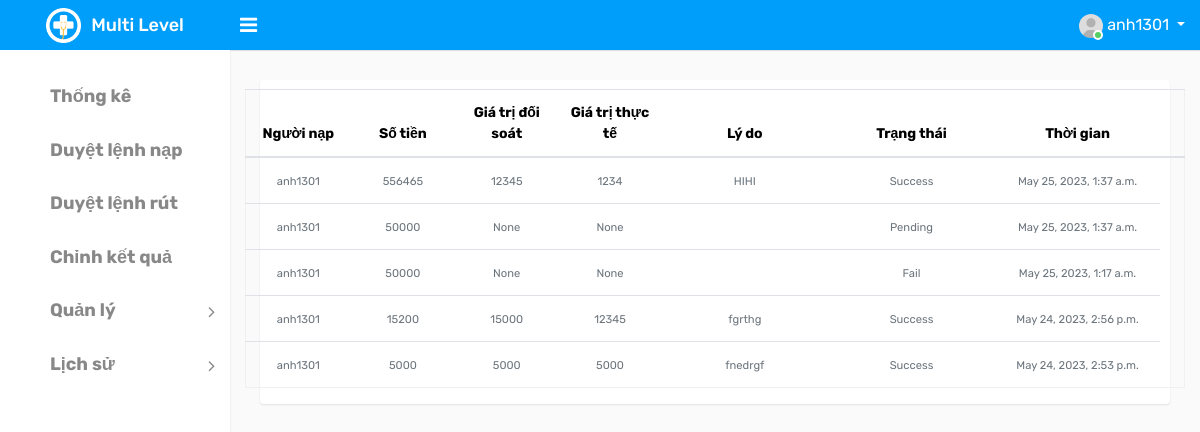
/history_input_for_admin/ (signed in), run on an earlier commit of the app's database.
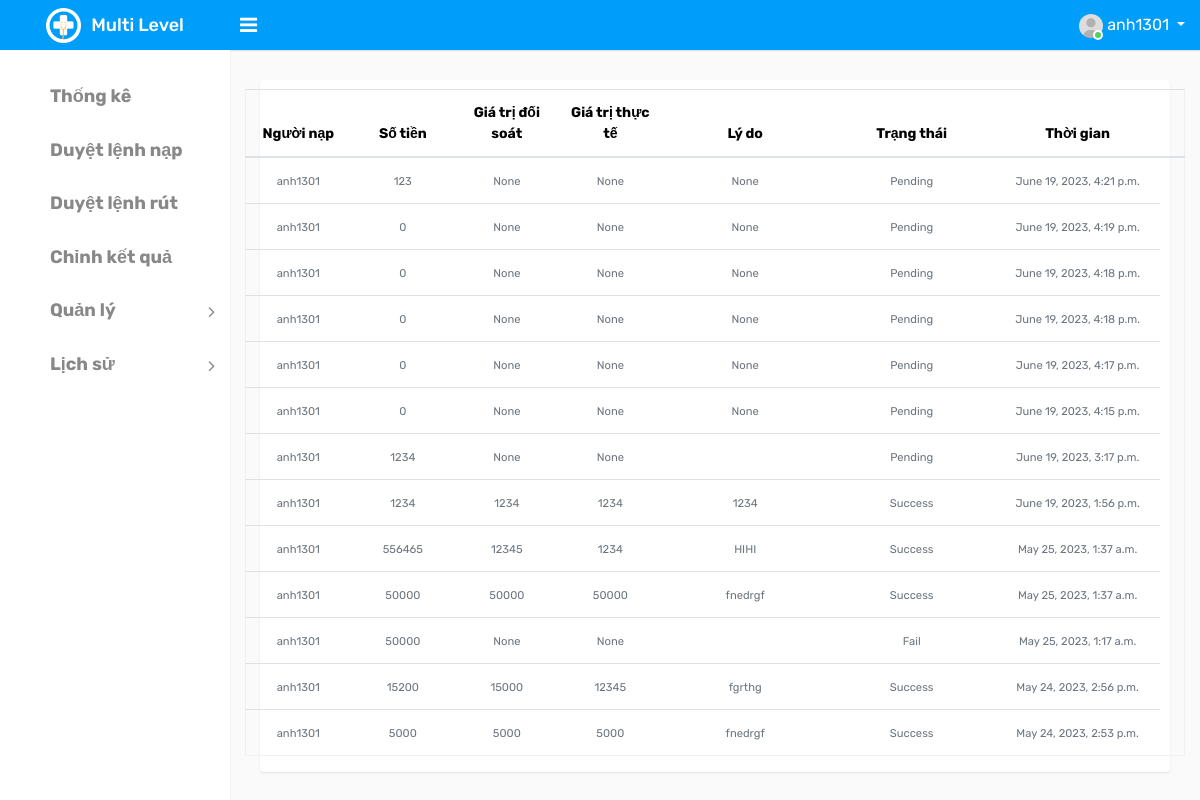
And on a later commit of the database.
### ModuleApp/models.py (models this page shows, shortened)
class User(AbstractUser):
    id = models.UUIDField(primary_key=True, default=uuid.uuid4, editable=False)
    code = models.IntegerField(null=True)
    wallet = models.IntegerField(default=0)
    wallet_password = models.CharField(max_length=6, null=True, default=None)
    type_choice = ((0, 'Normal'), (1, 'Admin'), (2, 'Staff'), (3, 'Guest'))
    type = models.IntegerField(choices=type_choice, default=0)
    referrer = models.IntegerField(null=True)
    create_at = models.DateTimeField(auto_now_add=True)
    update_at = models.DateTimeField(auto_now=True)

class InputMoney(models.Model):
    id = models.UUIDField(primary_key=True, default=uuid.uuid4, editable=False)
    create_at = models.DateTimeField(auto_now_add=True)
    value = models.IntegerField(null=False)
    value_control = models.IntegerField(null=True)
    value_real = models.IntegerField(null=True)
    detail = models.CharField(max_length=255, null=True)
    status_choice = (('Pending', 'Pending'), ('Success', 'Success'), ('Fail', 'Fail'))
    status = models.CharField(choices=status_choice, default='Pending', max_length=20)
    user = models.ForeignKey(
        User, on_delete=models.CASCADE, related_name='input_money'
    )

### ModuleApp/views.py (the view)
# urls.py: path('history_input_for_admin/', history_input_for_admin, name='history_input_for_admin'),
@login_required
def history_input_for_admin(request):
    data=InputMoney.objects.all().order_by('-create_at')
    context={'data': data}
    return render(request, 'home/historyinputforadmin.html', context)

### templates/home/historyinputforadmin.html
{% extends 'index/index.html' %}
{% block content %}
<div class="d-flex flex" id="content-body">
    <div class="d-flex flex-column flex card">
        <div class="padding">
            <div class="row ">
                <table id="table" class="table" data-mobile-responsive="true"
                    style="text-align: center;margin-top: 9px;">
                    <thead>
                        <tr>
                            <th data-sortable="true" data-field="stt" style="width: 3cm;">Người nạp</th>
                            <th data-sortable="true" data-field="stt" style="width: 3cm;">Số tiền</th>
                            <th data-sortable="true" data-field="stt" style="width: 3cm;">Giá trị đối soát</th>
                            <th data-sortable="true" data-field="stt" style="width: 3cm;">Giá trị thực tế</th>
                            <th data-sortable="true" data-field="bsx" style="width: 5cm;">Lý do</th>
                            <th data-sortable="true" data-field="bsx" style="width: 5cm;">Trạng thái</th>
                            <th data-sortable="true" data-field="bsx" style="width: 5cm;">Thời gian</th>
                            <th></th>
                        </tr>
                    </thead>
                    <tbody>
                        {% for i in data %}
                        <tr class=" " data-id="5">
                            <td style="min-width:20px;">
                                <small class="text-muted">{{ i.user }}</small>
                            </td>
                            <td style="min-width:20px;">
                                <small class="text-muted">{{ i.value }}</small>
                            </td>
                            <td style="min-width:20px;">
                                    <small class="text-muted">{{ i.value_control }}</small>
                                    </td>
                            <td style="min-width:20px;">
                                    <small class="text-muted">{{ i.value_real }}</small>
                            </td>
                            <td style="min-width:20px;">
                                    <small class="text-muted">{{ i.detail }}</small>
                            </td>
                            <td style="min-width:20px;">
                                    <small class="text-muted">{{ i.status }}</small>
                            </td>
                            <td style="min-width:20px;">
                                    <small class="text-muted">{{ i.create_at }}</small>
                            </td>
                        </tr>
                        {% endfor %}
                    </tbody>
                </table>
            </div>
        </div>
    </div>
</div>
{% endblock %}

### templates/index/index.html (shortened to what this page needs)
{% load static %}
<!DOCTYPE html>
<html lang="en">
<head>
    <link rel="stylesheet" type="text/css" href="{% static 'homepage/assets/css/bootstrap.min.css' %}">
    <link rel="stylesheet" type="text/css" href="{% static 'homepage/assets/css/font-awesome.min.css' %}">
    <link rel="stylesheet" type="text/css" href="{% static 'homepage/assets/css/style.css' %}">
</head>
<body>
    <div class="main-wrapper">
        <div class="header">
			<div class="header-left">
				<a href="" class="logo">
					<img src="{% static 'homepage/assets/img/logo.png' %}" width="35" height="35" alt=""><span>Multi Level</span>
				</a>
			</div>
			<a id="toggle_btn" href="javascript:void(0);"><i class="fa fa-bars"></i></a>
            <ul class="nav user-menu float-right">
                <li class="nav-item dropdown has-arrow">
                    <a href="#" class="dropdown-toggle nav-link user-link" data-toggle="dropdown">
                        <span class="user-img">
							<img class="rounded-circle" src="{% static 'homepage/assets/img/user.jpg' %}" width="24" alt="Admin">
							<span class="status online"></span>
						</span>
						<span>{{request.user.username}}</span>
                    </a>
                </li>
            </ul>
        </div>
        <div class="sidebar" id="sidebar">
            <div class="sidebar-inner slimscroll">
                <div id="sidebar-menu" class="sidebar-menu">
                    <ul>
                       <li class="menu-title"></li>
                        <li>
                        <a href=""><i></i> <span><h4><b>Thống kê</b></h4></span></a>
                        </li>
						<li>
                            <a href="{% url 'app:list_accept_input_money' %}"><i></i> <span><h4><b>Duyệt lệnh nạp</b></h4></span></a>
                        </li>
                        <li>
                            <a href="{% url 'app:list_accept_output_money' %}"><i></i> <span><h4><b>Duyệt lệnh rút</b></h4></span></a>
                        </li>
                        <li>
                            <a href=""><i></i> <span><h4><b>Chỉnh kết quả</b></h4></span></a>
                        </li>
                        <li class="submenu">
							<a href="#"><i></i> <span><h4><b>Quản lý</b></h4></span> <span class="menu-arrow"></span></a>
						</li>
						<li class="submenu">
							<a href="#"><i></i> <span><h4><b>Lịch sử</b></h4></span> <span class="menu-arrow"></span></a>
						</li>
                    </ul>
                </div>
            </div>
        </div>
        <div class="page-wrapper">
            <div class="content">
                {% block content %}
                {% endblock %}
            </div>
        </div>
    </div>
</body>
</html>

What changed in the data, as far as the page shows it:
added InputMoney: user "anh1301", value "123", value_control "None", value_real "None", detail "None", status "Pending", create_at "June 19, 2023, 4:21 p.m."
added InputMoney: user "anh1301", value "0", value_control "None", value_real "None", detail "None", status "Pending", create_at "June 19, 2023, 4:19 p.m."
added InputMoney: user "anh1301", value "0", value_control "None", value_real "None", detail "None", status "Pending", create_at "June 19, 2023, 4:18 p.m."
added InputMoney: user "anh1301", value "0", value_control "None", value_real "None", detail "None", status "Pending", create_at "June 19, 2023, 4:18 p.m."
added InputMoney: user "anh1301", value "0", value_control "None", value_real "None", detail "None", status "Pending", create_at "June 19, 2023, 4:17 p.m."
added InputMoney: user "anh1301", value "0", value_control "None", value_real "None", detail "None", status "Pending", create_at "June 19, 2023, 4:15 p.m."
added InputMoney: user "anh1301", value "1234", value_control "None", value_real "None", status "Pending", create_at "June 19, 2023, 3:17 p.m."
added InputMoney: user "anh1301", value "1234", value_control "1234", value_real "1234", detail "1234", status "Success", create_at "June 19, 2023, 1:56 p.m."
changed InputMoney (number 10 of 13 on the later page): value_control "None" → "50000"; value_real "None" → "50000"; detail (not shown) → "fnedrgf"; status "Pending" → "Success"
